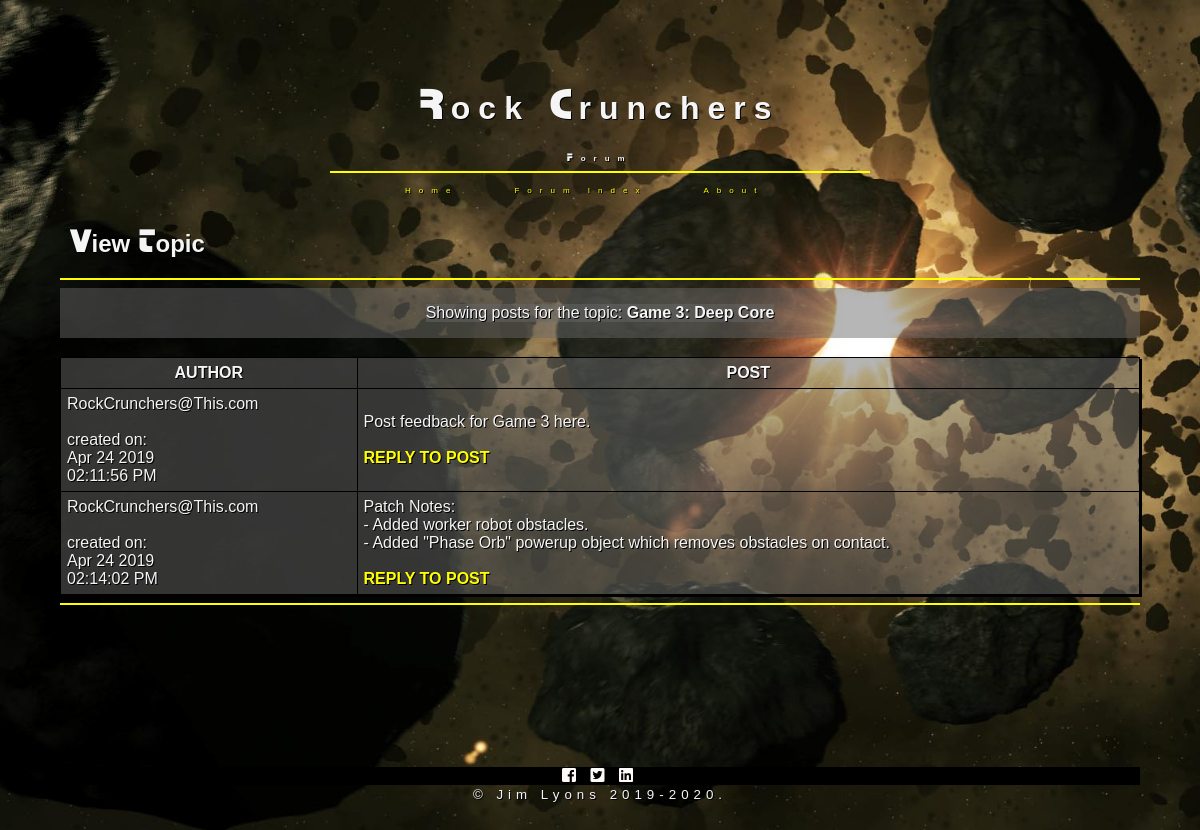
/RockCruncherForum/forumShowTopic.php?topic_id=9, run on the app's committed database.
### tables this page shows
CREATE TABLE `topics` (
  `topic_id` int(11) NOT NULL,
  `title` varchar(100) DEFAULT NULL,
  `date_posted` datetime DEFAULT NULL,
  `owner` varchar(150) DEFAULT NULL
);

CREATE TABLE `posts` (
  `post_id` int(11) NOT NULL,
  `topic_id` int(11) NOT NULL,
  `content` text,
  `date_posted` datetime DEFAULT NULL,
  `owner` varchar(150) DEFAULT NULL
);

### RockCruncherForum/forumShowTopic.php (the view, shortened to what this page needs)
<?php
include 'connect.php';
$safe_topic_id = mysqli_real_escape_string($mysqli, $_GET['topic_id']);
$verify_topic_sql = "SELECT title FROM topics WHERE topic_id = '".$safe_topic_id."'";
$verify_topic_res =  mysqli_query($mysqli, $verify_topic_sql) or die(mysqli_error($mysqli));
if (mysqli_num_rows($verify_topic_res) < 1)
{
	$display_block = "<p><em>You have selected an invalid topic.<br/>
	Please <a href=\"forumTopicList.php\">try again</a>.</em></p>";
}
else
{
	while ($topic_info = mysqli_fetch_array($verify_topic_res))
	{
		$topic_title = stripslashes($topic_info['title']);
	}
	$get_posts_sql = "SELECT post_id, topic_id, content, DATE_FORMAT(date_posted, '%b %e %Y<br/>%r') AS fmt_post_create_time, owner FROM posts WHERE topic_id = '".$safe_topic_id."' ORDER BY fmt_post_create_time ASC";
	$get_posts_res = mysqli_query($mysqli, $get_posts_sql) or die(mysqli_error($mysqli));
	$display_block = <<<END_OF_TEXT
	<section class="col-12 col-m-12"><p>Showing posts for the topic: <strong>$topic_title</strong></p></section><br/>
	<section><table class="col-12 col-m-12">
	<tr>
	<th>AUTHOR</th>
	<th>POST</th>
	</tr>
END_OF_TEXT;
	while ($posts_info = mysqli_fetch_array($get_posts_res))
	{
		$post_id = $posts_info['post_id'];
		$post_text = nl2br(stripslashes($posts_info['content']));
		$post_create_time = $posts_info['fmt_post_create_time'];
		$post_owner = stripslashes($posts_info['owner']);
	 	$display_block .= <<<END_OF_TEXT
		<tr>
		<td>$post_owner<br/><br/>created on:<br/>$post_create_time</td>
		<td>$post_text<br/><br/>
		<a href="forumReplyToPost.php?post_id=$post_id"><strong>REPLY TO POST</strong></a></td>
		</tr>
END_OF_TEXT;
	}
	$display_block .= "</table></section>";
}
?>
<!DOCTYPE html>
<html>
<head>
    <link rel="stylesheet" href="css/final.css" />
    <link rel="stylesheet" href="https://use.fontawesome.com/releases/v5.4.2/css/all.css">
</head>
<body>
<header id="navigation" class="col-12 col-m-12">
<nav class="col-6 col-m-6">
        <h1>Rock Crunchers</h1>
		<h3>Forum</h3>
        <hr/>
		<ul>
        <li><a href=https://lisabalbach.com/lyons41/CIT190/FinalProject/landing.html>Home</a></li>
        <li><a href="forumIndex.html">Forum Index</a></li>
        <li><a href="https://lisabalbach.com/lyons41/CIT190/FinalProject/about.html">About</a></li>
        </ul>
   </nav>
</header>
<h2>View Topic</h2>
<hr/>
<article class="col-12 col-m-12">
<?php echo $display_block; ?>
</article>
<hr/>
<footer class="col-12 col-m-12">
    <div class=icons>
        <a href="https://www.facebook.com/CIT.NMC/?ref=bookmarks"><i class="fab fa-facebook-square"></i></a>
        <a href="https://twitter.com/NMC_CIT"><i class="fab fa-twitter-square"></i></a>
        <a href="https://twitter.com/NMC_CIT"><i class="fab fa-linkedin"></i></a>
    </div>
    <small>&copy; Jim Lyons 2019-2020.</small>
</footer>
</body>
</html>

### RockCruncherForum/css/final.css (style rules this page uses)
* { box-sizing:border-box; }
@media only screen and (min-width: 600px) { .col-m-6 { width: 50%; } }
@media only screen and (min-width: 600px) { .col-m-12 { width: 100%; } }
@media only screen and (min-width: 768px) { .col-6 { width: 50%; } }
@media only screen and (min-width: 768px) { .col-12 { width: 100%; } }
@media only screen and (min-width: 768px) { body { max-width:1200px; background-image: url("../media/rocks.jpg"); background-attachment: fixed; background-repeat:no-repeat; background-size:cover; } }
nav { margin-left:25%; margin-right:10%; margin-top:0%; font-size: 0.5em; letter-spacing: 1em; display:inline-table; }
nav ul li { display:inline-table; margin-left:5%; font-family: Orbitron, Impact, Haettenschweiler, 'Arial Narrow Bold', sans-serif; }
nav ul li a { display: block; padding: 5px 10px; text-decoration: none; transition-duration: 2s; }
a:link { color:yellow; text-decoration:none; }
body { background-image: url("../media/rocks.jpg"); background-attachment: fixed; background-repeat:no-repeat; margin:5%; font-family: Industrial, Impact, Haettenschweiler, 'Arial Narrow Bold', sans-serif; size:2em; color:whitesmoke; text-shadow:1px 1px black; }
section { background-color: rgba(105, 105, 105, 0.486); display: flex; flex-wrap: nowrap; flex-direction:row; font-family: Orbitron, Impact, Haettenschweiler, 'Arial Narrow Bold', sans-serif; }
div { flex: 1; }
h1 { color:whitesmoke; font-size: 4em; text-shadow: 1px 1px black; text-align: center; }
h2 { color:whitesmoke; text-shadow: 1px 1px black; background-image: url("../media/caution.jpg"); background-repeat:no-repeat; padding-left:10px; border-radius:10px; }
h3 { color:whitesmoke; font-size: 1em; text-shadow: 1px 1px black; text-align: center; font-family: Industrial, Impact, Haettenschweiler, 'Arial Narrow Bold', sans-serif; }
hr { border: 1px solid yellow; }
p { background-color: rgba(105, 105, 105, 0.486); }
footer { color:black; background-image: url("../media/caution.jpg"); background-repeat:repeat; text-align:center; letter-spacing:5px; font-family: orbitron, Impact, Haettenschweiler, 'Arial Narrow Bold', sans-serif; color:whitesmoke; width:100%; margin-left:0%; margin-top:15%; border-radius: 15px; }
.icons { background-color:black; }
.icons a { display:inline; text-align:center; padding:12px,0; transition: all 01s ease; color:snow; }
p { margin-left:auto; margin-right:auto; }
table { border: 1px solid dimgray; border-collapse: collapse; margin-left:auto; margin-right:auto; box-shadow: 2px 2px black; }
th { border: 1px solid black; padding: 6px; font-weight: bold; background-image: url("../media/caution.jpg"); }
td { border: 1px solid black; padding: 6px; }

### data on the page
topics: title "Game 3: Deep Core"
posts: owner "RockCrunchers@This.com", post_create_time "Apr 24 2019 02:11:56 PM", content "Post feedback for Game 3 here."
posts: owner "RockCrunchers@This.com", post_create_time "Apr 24 2019 02:14:02 PM", content "Patch Notes: - Added worker robot obstacles. - Added \"Phase Orb\" powerup object which removes obstacles on contact."
